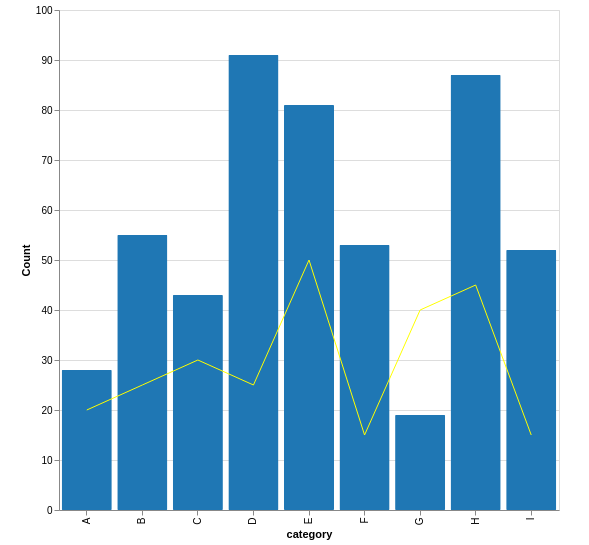

Vega-Lite specification for this chart:
### Vega-Lite specification from a JSON file in a GitHub repository (floating-point values rounded to 4 significant figures)
{"$schema": "https://vega.github.io/schema/vega-lite/v5.json", "data": {"values": [{"a": "A", "b": 28, "c": 20}, {"a": "B", "b": 55, "c": 25}, {"a": "C", "b": 43, "c": 30}, {"a": "D", "b": 91, "c": 25}, {"a": "E", "b": 81, "c": 50}, {"a": "F", "b": 53, "c": 15}, {"a": "G", "b": 19, "c": 40}, {"a": "H", "b": 87, "c": 45}, {"a": "I", "b": 52, "c": 15}]}, "padding": {"left": 20, "top": 5, "right": 30, "bottom": 5}, "width": 500, "height": 500, "resolve": {"scale": {"color": "independent"}}, "background": "#ffffff", "layer": [{"mark": {"type": "bar", "cornerRadius": 1, "tooltip": true, "binSpacing": 1}, "encoding": {"x": {"field": "a", "type": "ordinal", "axis": {"title": "category", "orient": "bottom"}}, "y": {"type": "quantitative", "field": "b", "axis": {"title": "Count", "orient": "left"}}, "opacity": {"value": 1}, "color": {"value": "#1f77b4"}}}, {"mark": {"type": "line", "opacity": 1, "strokeWidth": 1, "interpolate": "linear", "strokeDash": 0, "tooltip": true}, "encoding": {"x": {"field": "a", "type": "ordinal"}, "y": {"field": "c", "type": "quantitative"}, "color": {"value": "#FFFF00"}}}]}
